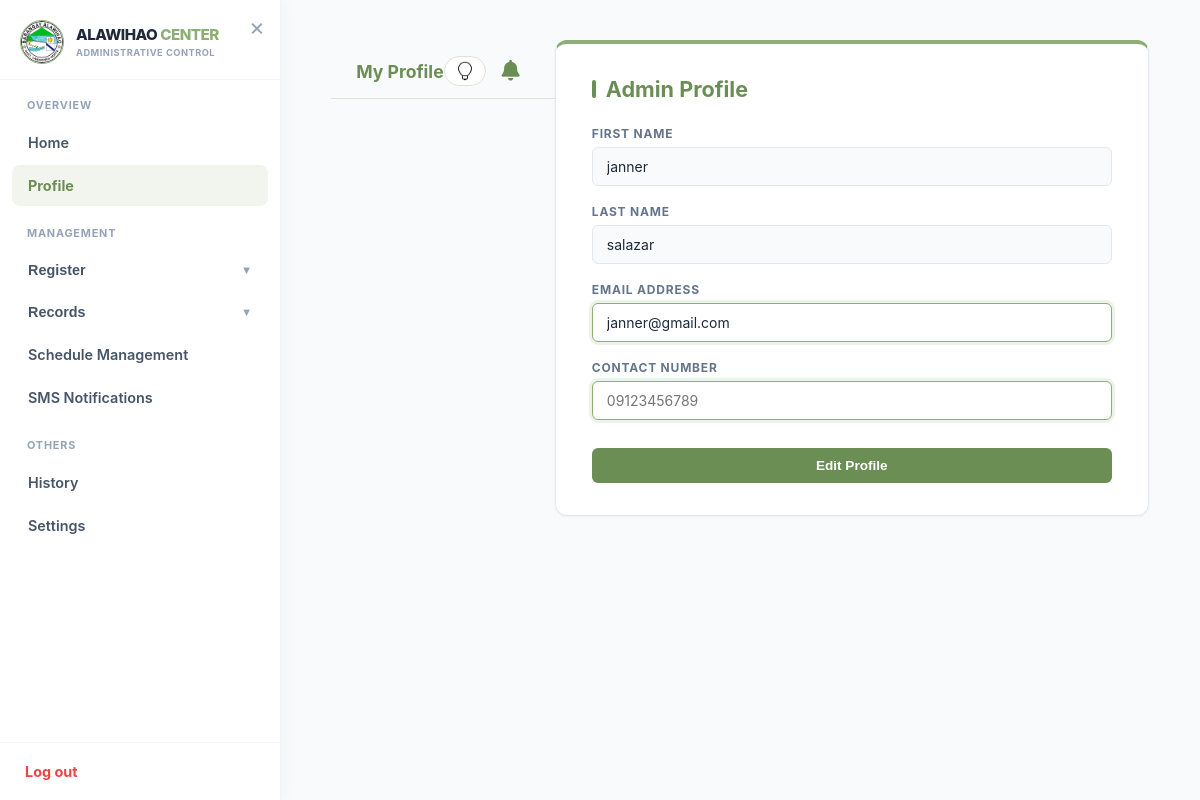
The page /admin/admin_profile.php (signed in) on the database its author committed.
### tables this page shows
CREATE TABLE `users` (
  `id` int(11) NOT NULL,
  `generated_id` varchar(20) DEFAULT NULL,
  `first_name` varchar(50) NOT NULL,
  `last_name` varchar(50) NOT NULL,
  `email` varchar(100) NOT NULL,
  `password` varchar(255) NOT NULL,
  `role` enum('Super Admin','Admin','User') DEFAULT 'User',
  `status` enum('Pending','Approved','Disapproved') DEFAULT 'Approved',
  `reset_code` varchar(6) DEFAULT NULL,
  `reset_expiry` datetime DEFAULT NULL,
  `created_at` timestamp NOT NULL DEFAULT current_timestamp(),
  `last_activity` datetime DEFAULT current_timestamp(),
  `contact_number` varchar(50) DEFAULT NULL,
  `address` varchar(50) DEFAULT NULL
);

### admin/admin_profile.php (the view, shortened to what this page needs)
<?php
include '../db_connect.php';
$admin_id = $_SESSION['user_id'];
$contact_col = 'contact_number';
$sql = "SELECT *, COALESCE($contact_col, '') as contact_val FROM users WHERE id = ?";
$stmt = $conn->prepare($sql);
$stmt->bind_param("i", $admin_id);
$stmt->execute();
$admin = $stmt->get_result()->fetch_assoc();
?>
<!DOCTYPE html>
<html lang="en">
<head>
<?php $notif_path='../'; include '../notif_assets.php'; ?>
</head>
<body>
<?php include 'admin_sidebar.php'; ?>
<div id="main">
    <div style="display:flex;align-items:center;justify-content:space-between;padding:15px 25px 10px;border-bottom:1px solid #E1E1D7;margin-bottom:20px">
        <h2 style="margin:0;color:#6B8E55;font-size:1.1rem">My Profile</h2>
        <?php include '../notif_bell.php'; ?>
    </div>
    <div class="profile-card">
        <h2>Admin Profile</h2>
        <form id="profileForm" method="POST">
            <div class="form-group">
                <label>First Name</label>
                <input type="text" name="first_name" id="fname" value="<?php echo htmlspecialchars($admin['first_name'] ?? ''); ?>" readonly required>
            </div>
            <div class="form-group">
                <label>Last Name</label>
                <input type="text" name="last_name" id="lname" value="<?php echo htmlspecialchars($admin['last_name'] ?? ''); ?>" readonly required>
            </div>
        <div class="form-group">
            <label>Email Address</label>
            <input type="email" name="email" id="email" value="<?php echo htmlspecialchars($admin['email'] ?? ''); ?>" placeholder="example@gmail.com" required class="form-control">
        </div>
        <div class="form-group">
            <label>Contact Number</label>
            <input type="text" name="contact_number" id="contact" value="<?php echo htmlspecialchars($admin['contact_val'] ?? ''); ?>" placeholder="09123456789" pattern="^09\d{9}$" title="Format: 09XXXXXXXXX (11 numbers only)" maxlength="11" oninput="this.value = this.value.replace(/[^0-9]/g, '')" required class="form-control">
        </div>
            <div class="btn-container">
                <button type="button" id="editBtn" class="edit-btn" onclick="enableEdit()">Edit Profile</button>
            </div>
        </form>
    </div>
</div>
</body>
</html>

### theme.css (style rules this page uses)
*, *::before, *::after { transition: background-color 0.25s ease, color 0.2s ease, border-color 0.2s ease, box-shadow 0.2s ease; }
:root, [data-theme="light"] { --dm-bg: #F9F9F4; --dm-surface: #FFFFFF; --dm-surface2: #F4F7F0; --dm-text: #2D2D2D; --dm-text2: #555; --dm-muted: #6b7280; --dm-border: #E1E1D7; --dm-hover: #F0F5EC; --dm-sage: #8DAE74; --dm-dark-sage: #5A6B47; --dm-input-bg: #FFFFFF; --dm-input-border: #E1E1D7; --dm-card-shadow: 0 2px 8px rgba(0,0,0,0.06); --dm-sidebar-bg: #FFFFFF; --dm-topbar-bg: #FFFFFF; --dm-topbar-border:#E1E1D7; --dm-table-head: #F4F4ED; --dm-table-stripe: #F9FAF6; --dm-badge-bg: #F0F5EC; }

### admin/admin_profile.php (style rules this page uses)
:root { --sage: #8DAE74; --dark-sage: #6B8E55; --light-bg: #F8FAFC; --card-bg: #FFFFFF; --text-main: #1E293B; --text-muted: #64748B; --border-color: #E2E8F0; }
body { font-family: 'Inter', sans-serif; margin: 0; background-color: var(--light-bg); color: var(--text-main); display: flex; height: 100vh; overflow: hidden; }
#main { flex: 1; padding: 40px; overflow-y: auto; box-sizing: border-box; display: flex; justify-content: center; align-items: flex-start; }
.profile-card { background: var(--card-bg); width: 100%; max-width: 520px; padding: 32px 36px; border-radius: 12px; box-shadow: 0 1px 3px rgba(0,0,0,0.05); border: 1px solid var(--border-color); border-top: 4px solid var(--sage); }
.profile-card h2 { color: var(--dark-sage); margin-top: 0; margin-bottom: 24px; font-size: 1.35rem; font-weight: 700; display: flex; align-items: center; }
.profile-card h2::before { content: ""; display: inline-block; width: 4px; height: 18px; background-color: var(--dark-sage); margin-right: 10px; border-radius: 2px; }
.form-group { margin-bottom: 18px; }
.form-group label { display: block; color: var(--text-muted); margin-bottom: 6px; font-size: 0.75rem; text-transform: uppercase; letter-spacing: 0.8px; font-weight: 700; }
.form-group input { width: 100%; padding: 10px 14px; border: 1px solid var(--border-color); border-radius: 6px; background-color: #F8FAFC; font-family: 'Inter', sans-serif; font-size: 0.875rem; box-sizing: border-box; color: var(--text-main); transition: all 0.2s ease; }
.form-group input:not([readonly]) { background-color: #FFFFFF; border: 1px solid var(--sage); outline: none; box-shadow: 0 0 0 3px rgba(141, 174, 116, 0.15); }
.btn-container { display: flex; gap: 12px; margin-top: 28px; }
.edit-btn, .save-btn { background-color: var(--dark-sage); color: white; border: none; padding: 10px 16px; width: 100%; border-radius: 6px; cursor: pointer; font-weight: 600; font-size: 0.85rem; transition: background-color 0.2s ease; }

### admin/admin_sidebar.php (style rules this page uses)
#main, .main-content, #main-wrapper { transition: margin-left 0.3s cubic-bezier(0.4, 0, 0.2, 1) !important; margin-left: 280px !important; box-sizing: border-box !important; }

### rows shown on the page
users: first_name "janner", last_name "salazar", email "janner@gmail.com"
